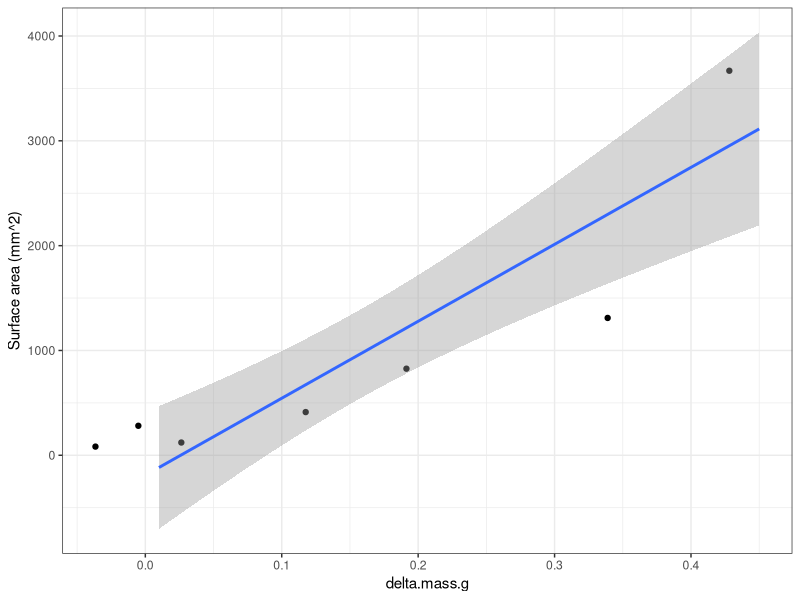

The R source for this figure:
## ---- chunk 1
knitr::opts_chunk$set(echo = TRUE, warning = FALSE, message = FALSE)
## ---- chunk 2
# load packages
library(tidyverse)
library(ggplot2)
## ---- chunk 3
# Load in dataframe
standards <- read.csv("Dec-July-2019-analysis/data/Wax_dipping_standards.csv", header = TRUE)

# Calculate the delta mass (pre wax dip, post wax dip)
standards$delta.mass.g <- standards$weight2.g-standards$weight1.g

# Take out standard 1 and 8 
standards <- standards %>% filter(!Standard == "Standard8") %>% filter(!Standard == "Standard1") 

# calculate the curve coefficients for slope and intercept to apply as the standard
stnd.curve <- lm(Surface_area_mm~delta.mass.g, data=standards)

standards %>% ggplot(aes(x=delta.mass.g, y=Surface_area_mm)) + theme_bw() + 
  geom_jitter(width = 0.05) + ylab("Surface area (mm^2)") +
  geom_smooth(method='lm') 

stnd.curve$coefficients
summary(stnd.curve)$r.squared
